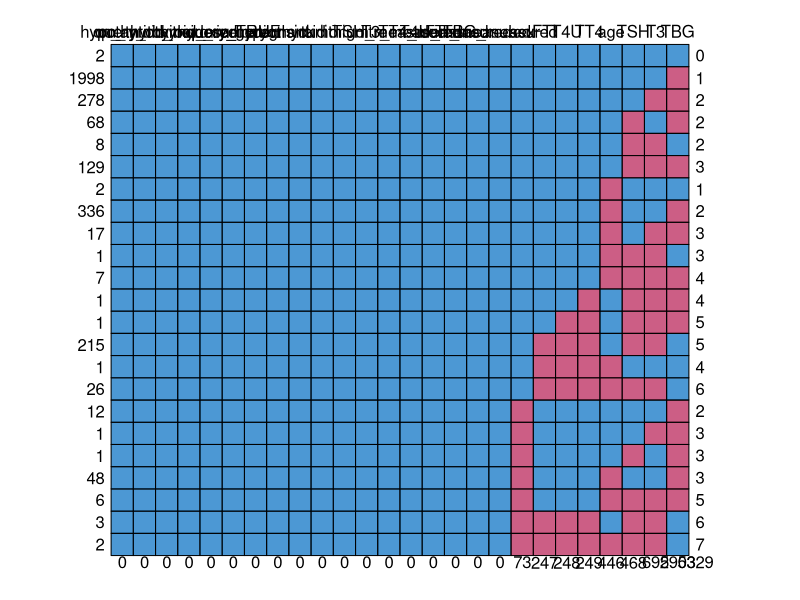
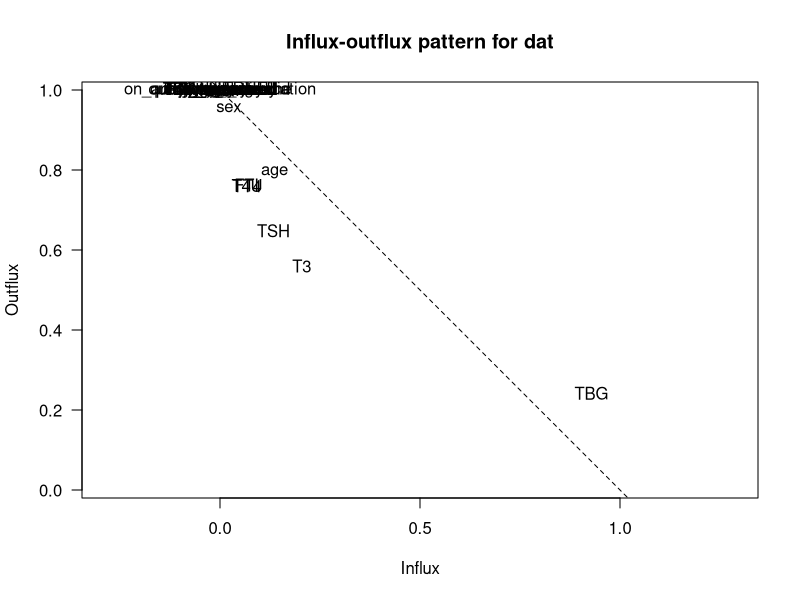

Reproduce these figures in R, in order. (Note: this script raises an error after producing the figures.)
####Import Data
dat_orginal <- dat <- read.csv("Data/hypothyroid_1212.csv")

# dat$hypothyroid <- factor(dat$hypothyroid, levels=c(0,1), labels=c("FALSE","TRUE"))
dat$hypothyroid <- factor(dat$hypothyroid)
dat$sex <- factor(dat$sex)
dat$on_thyroxine <- factor(dat$on_thyroxine)
dat$query_on_thyroxine <- factor(dat$query_on_thyroxine)
dat$on_antithyroid_medication <- factor(dat$on_antithyroid_medication)
dat$thyroid_surgery <- factor(dat$thyroid_surgery)
dat$query_TRUE <- factor(dat$query_TRUE)
dat$query_hyperthyroid <- factor(dat$query_hyperthyroid)
dat$pregnant <- factor(dat$pregnant)
dat$sick <- factor(dat$sick)
dat$tumor <- factor(dat$tumor)
dat$lithium <- factor(dat$lithium)
dat$goitre <- factor(dat$goitre)
dat$TSH_measured <- factor(dat$TSH_measured)
dat$T3_measured <- factor(dat$T3_measured)
dat$TT4_measured <- factor(dat$TT4_measured)
dat$T4U_measured <- factor(dat$T4U_measured)
dat$FTI_measured <- factor(dat$FTI_measured)
dat$TBG_measured <- factor(dat$TBG_measured)

####Data Summary
library(Hmisc)
summary(dat)
describe(dat)

####Finding Missing Data
library(mice)
md.pattern(dat)
# md.pairs(dat)
flux(dat)
fluxplot(dat)
barMiss(dat[,c("hypothyroid","TBG")]) 
barMiss(dat[,c("hypothyroid","FTI")]) 
barMiss(dat[,c("hypothyroid","T4U")]) 
barMiss(dat[,c("hypothyroid","TT4")]) 
barMiss(dat[,c("hypothyroid","T3")]) 
barMiss(dat[,c("hypothyroid","TSH")]) 
barMiss(dat[,c("hypothyroid","age")]) 

histMiss(dat[,c("age","TBG")])
histMiss(dat[,c("age","FTI")])
histMiss(dat[,c("age","T4U")])
histMiss(dat[,c("age","TT4")])
histMiss(dat[,c("age","T3")])
histMiss(dat[,c("age","TSH")])

# names(dat)
library(VIM)
aggr_plot <- aggr(dat, col=c('navyblue','red'), numbers=TRUE, sortVars=TRUE, labels=names(data), 
                  cex.axis=.7, gap=3, ylab=c("Histogram of missing data","Pattern"))
marginplot(dat[,c("hypothyroid","TBG")])
marginplot(dat[,c("hypothyroid","FTI")])
marginplot(dat[,c("hypothyroid","T4U")])
marginplot(dat[,c("hypothyroid","TT4")])
marginplot(dat[,c("hypothyroid","T3")])
marginplot(dat[,c("hypothyroid","TSH")])
marginplot(dat[,c("hypothyroid","age")])
matrixplot(dat)  
marginmatrix(dat[,c("hypothyroid","TBG","FTI","T4U","TT4","T3","TSH","age")])
pbox(dat, pos=2)





####Data Cleaning
library(dplyr)

###
# 刪除沒有一個有效化驗值的樣本（3163->3162）
tmp <- filter(dat,!((dat$TSH<=0 | is.na(dat$TSH)) & (dat$T3<=0 | is.na(dat$T3)) & (dat$TT4<=0 | is.na(dat$TT4)) & 
                      (dat$T4U<=0 | is.na(dat$T4U)) & (dat$FTI<=0 | is.na(dat$FTI)) & (dat$TBG<=0 | is.na(dat$TBG))))
##刪除測量值為空的樣本 不符合常理的觀測值
# 刪除測量T3但是值不大於0或為空的樣本(3162->3161)
tmp <- filter(tmp,!(tmp$T3_measured==1 & (tmp$T3<=0 | is.na(tmp$T3))))
# 刪除測量T4U但是值不大於0或為空的樣本(3161->3159)
tmp <- filter(tmp,!(tmp$T4U_measured==1 & (tmp$T4U<=0 | is.na(tmp$T4U))))
# 刪除測量FTI但是值不大於0或為空的樣本(3159->3151)
tmp <- filter(tmp,!(tmp$FTI_measured==1 & (tmp$FTI<=0 | is.na(tmp$FTI))))
# 刪除測量TSH但是值不大於0或為空的樣本(3151->2258)
tmp <- filter(tmp,!(tmp$TSH_measured==1 & (tmp$TSH<=0 | is.na(tmp$TSH))))


table(dat$hypothyroid)
# 0    1 
# 3012  151 
table(tmp$hypothyroid)
# 0    1 
# 2114  144 

# 刪除TBG測量值
# dat <- select(tmp,-TBG)
# rm(tmp)
# dat_clean <- dat
dat_clean <- tmp


####剔除"TSH_measured","T3_measured","TT4_measured","T4U_measured","FTI_measured" 超過三個為空的樣本（不利插補）
table(dat[,c("hypothyroid","TSH_measured","T3_measured","TT4_measured","T4U_measured","FTI_measured")])
# T3_measured = 0, TT4_measured = 0, T4U_measured = 0, FTI_measured = 0 TSH_measured = 0 (2258->2013)
tmp <- filter(dat,!(T3_measured == 0 & TT4_measured == 0 & T4U_measured == 0 & FTI_measured == 0 & TSH_measured == 0))
# T3_measured = 0, TT4_measured = 0, T4U_measured = 0  TSH_measured＝0 (2013->2012)
tmp <- filter(tmp,!(T3_measured == 0 & TT4_measured == 0 & T4U_measured == 0  & TSH_measured==0))
# T3_measured = 0, TT4_measured = 0  TSH_measured (2012->2011)
tmp <- filter(tmp,!(T3_measured == 0 & TT4_measured == 0 & TSH_measured==0))

dat <- tmp
table(dat$hypothyroid)
# 0    1 
# 1867  144 
rm(tmp)
table(dat_orginal$hypothyroid)

# library(dplyr)
# pr <- function(x){
#   (round(prop.table(table(x))*100,2))
# }
# 
# 
# num <- function(x){
#     
# }
# 
# pr(na.omit(dat$sex))
# pr(na.omit(filter(dat,hypothyroid==FALSE)$sex))
# pr(na.omit(filter(dat,hypothyroid==TRUE)$sex))
# chisq.test(cbind(table(na.omit(filter(dat,hypothyroid==FALSE)$sex)),table(na.omit(filter(dat,hypothyroid==TRUE)$sex))))
# 
# pr(na.omit(dat$query_on_thyroxine))
# pr(na.omit(filter(dat,hypothyroid==FALSE)$query_on_thyroxine))
# pr(na.omit(filter(dat,hypothyroid==TRUE)$query_on_thyroxine))
# chisq.test(cbind(table(na.omit(filter(dat,hypothyroid==FALSE)$query_on_thyroxine)),
#                  table(na.omit(filter(dat,hypothyroid==TRUE)$query_on_thyroxine))))


library(dplyr) # Provides select().
library(ggplot2) # Provides ggplot(), aes(), geom_density(), xlab(), ggtitle(), labs().
library(gridExtra) # Provides grid.arrange().

# Generate the plot.

p01 <- dat_imp %>%
  with(dat_imp) %>%
  select(age, hypothyroid) %>%
  ggplot(aes(x=age)) +
  geom_density(lty=3) +
  geom_density(aes(fill=hypothyroid, colour=hypothyroid), alpha=0.55) +
  ggtitle("Distribution of age by hypothyroid") +
  labs(fill="hypothyroid", y="Density")
p02 <- dat_imp %>%
  with(dat_imp) %>%
  select(TSH, hypothyroid) %>%
  ggplot(aes(x=TSH)) +
  geom_density(lty=3) +
  geom_density(aes(fill=hypothyroid, colour=hypothyroid), alpha=0.55) +
  ggtitle("Distribution of TSH by hypothyroid") +
  labs(fill="hypothyroid", y="Density")
p03 <- dat_imp %>%
  with(dat_imp) %>%
  select(T3, hypothyroid) %>%
  ggplot(aes(x=T3)) +
  geom_density(lty=3) +
  geom_density(aes(fill=hypothyroid, colour=hypothyroid), alpha=0.55) +
  ggtitle("Distribution of T3 by hypothyroid") +
  labs(fill="hypothyroid", y="Density")
p04 <- dat_imp %>%
  with(dat_imp) %>%
  select(TT4, hypothyroid) %>%
  ggplot(aes(TT4)) +
  geom_density(lty=3) +
  geom_density(aes(fill=hypothyroid, colour=hypothyroid), alpha=0.55) +
  ggtitle("Distribution of TT4 by hypothyroid") +
  labs(fill="hypothyroid", y="Density")
p05 <- dat_imp %>%
  with(dat_imp) %>%
  select(T4U, hypothyroid) %>%
  ggplot(aes(T4U)) +
  geom_density(lty=3) +
  geom_density(aes(fill=hypothyroid, colour=hypothyroid), alpha=0.55) +
  ggtitle("Distribution of T4U by hypothyroid") +
  labs(fill="hypothyroid", y="Density")
p06 <- dat_imp %>%
  with(dat_imp) %>%
  select(FTI, hypothyroid) %>%
  ggplot(aes(FTI)) +
  geom_density(lty=3) +
  geom_density(aes(fill=hypothyroid, colour=hypothyroid), alpha=0.55) +
  ggtitle("Distribution of FTI by hypothyroid") +
  labs(fill="hypothyroid", y="Density")
p07 <- dat_imp %>%
  with(dat_imp) %>%
  select(TBG, hypothyroid) %>%
  ggplot(aes(TBG)) +
  geom_density(lty=3) +
  geom_density(aes(fill=hypothyroid, colour=hypothyroid), alpha=0.55) +
  ggtitle("Distribution of TBG by hypothyroid") +
  labs(fill="hypothyroid", y="Density")





grid.arrange(p01,p02,p03,p04,p05,p06,p07,ncol=2)
